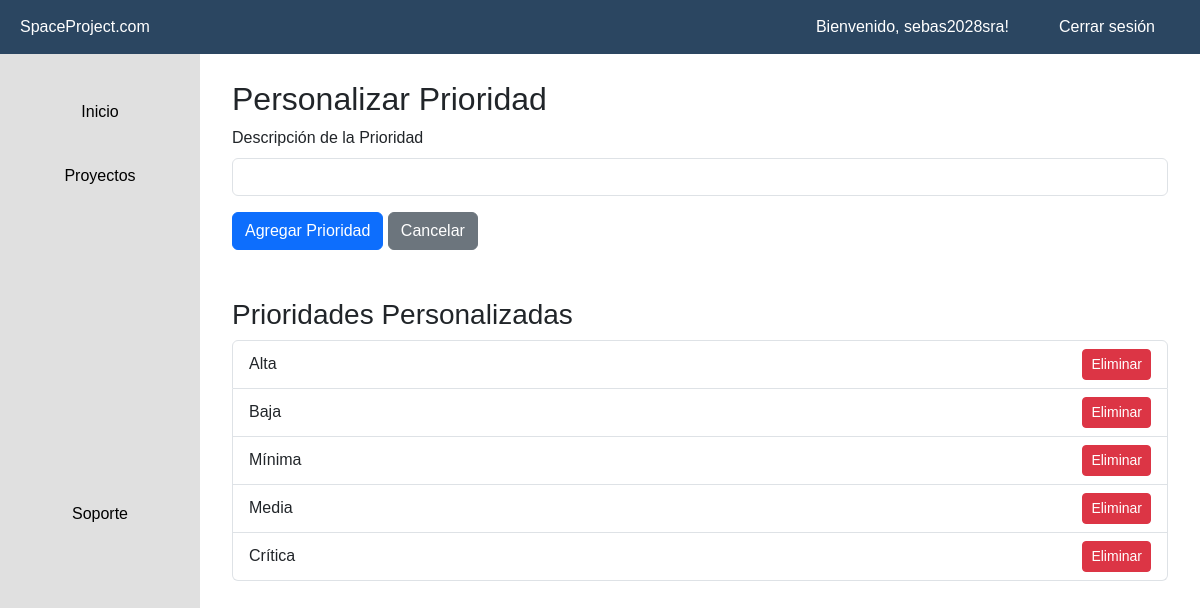
The app's page /custom_prioridad/ (signed in), older data.
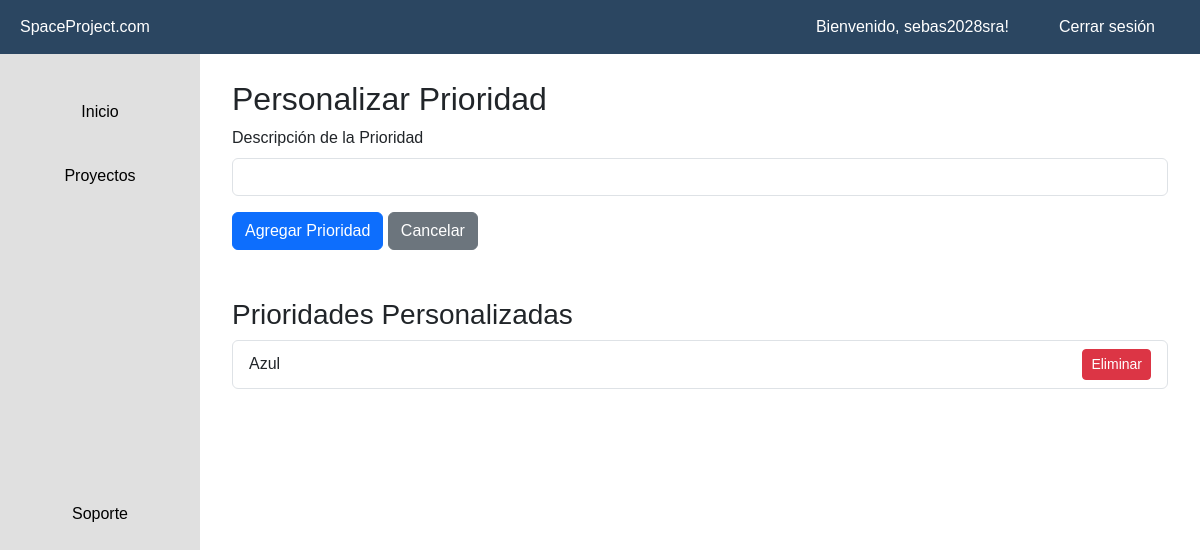
The same page, newer data.
### gestor/models.py (models this page shows, shortened)
class Prioridad(models.Model):
    id_prioridad = models.AutoField(primary_key=True, verbose_name='ID Prioridad')
    descripcion_prioridad = models.CharField(max_length=50)
    id_usuario = models.ForeignKey(User, null=True, blank=True, on_delete=models.CASCADE)

### gestor/views.py (the view)
# urls.py: path('custom_prioridad/', custom_prioridad, name='custom_prioridad'),
@login_required(login_url='/accounts/login/')
def custom_prioridad(request):
    if request.method == 'POST':
        descripcion_prioridad = request.POST['descripcion_prioridad']
        prioridad = Prioridad(descripcion_prioridad=descripcion_prioridad, id_usuario=request.user)
        prioridad.save()
        return redirect('index')
    else:
        prioridades_personalizadas = Prioridad.objects.filter(id_usuario=request.user)
        return render(request, 'proyectos/custom_prioridad.html', {'prioridades_personalizadas': prioridades_personalizadas})

### gestor/templates/proyectos/custom_prioridad.html (shortened to what this page needs)
{% extends "base.html" %}
{% block contenido %}
<div class="container">
    <h2>Personalizar Prioridad</h2>
    <form method="POST">
        <div class="mb-3">
            <label for="descripcion_prioridad" class="form-label">Descripción de la Prioridad</label>
            <input type="text" class="form-control" id="descripcion_prioridad" name="descripcion_prioridad" required>
        </div>
        <button type="submit" class="btn btn-primary">Agregar Prioridad</button>
        <a href="{% url 'index' %}" class="btn btn-secondary">Cancelar</a>
    </form>
    <h3 class="mt-5">Prioridades Personalizadas</h3>
    <ul class="list-group">
        {% for prioridad in prioridades_personalizadas %}
        <li class="list-group-item d-flex justify-content-between align-items-center">
            {{ prioridad.descripcion_prioridad }}
            <form method="POST" action="{% url 'eliminar_prioridad' prioridad.id_prioridad %}">
                <button type="submit" class="btn btn-danger btn-sm">Eliminar</button>
            </form>
        </li>
        {% endfor %}
    </ul>
</div>
{% endblock %}

Row changes from the older to the newer data that the page shows:
no longer on this page (row edited): Prioridad: descripcion_prioridad "Alta"
no longer on this page (row edited): Prioridad: descripcion_prioridad "Baja"
no longer on this page (row edited): Prioridad: descripcion_prioridad "Mínima"
no longer on this page (row edited): Prioridad: descripcion_prioridad "Media"
no longer on this page (row edited): Prioridad: descripcion_prioridad "Crítica"
added Prioridad: descripcion_prioridad "Azul"
